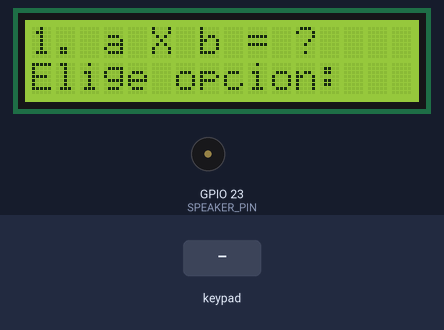
Bench run of a program on a simulated ESP32. Shown: 16×2 character LCD, buzzer (waves = sounding). Inputs (shaded band) come from the test bench. The local clock reads 2024-03-15 10:24:30 at power-on unless the program sets it; random numbers use the default seed unless the program sets one; EEPROM starts erased.

Above: at 1.7 s.
At 2.7 s:
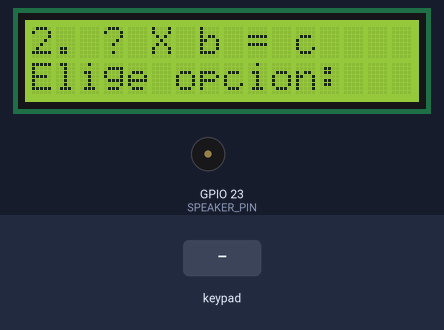
2.8 s: keypad keys 1 9 1 8 5 1 7 * pressed 0.4 s apart
At 7.1 s:
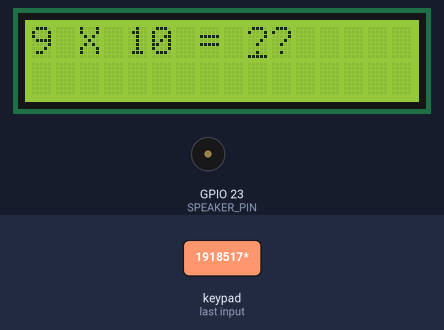
7.5 s: keypad keys 1 9 1 8 5 1 7 pressed 0.4 s apart
At 10.1 s:
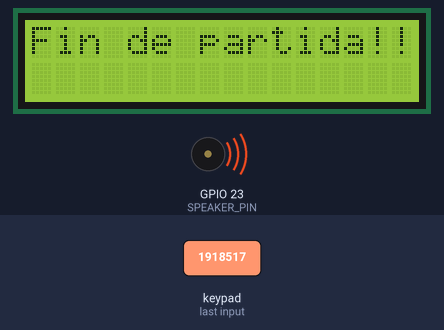
Timing chart, 0 to 18.3 s (numbered marks = the images above; inputs shaded):
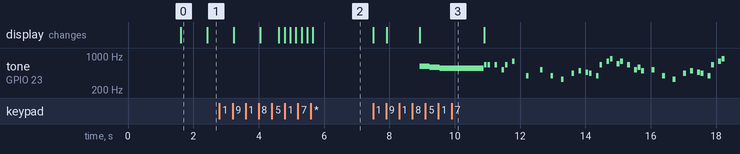

Measured:
- after the input at 7.5 s, tone on GPIO 23 (SPEAKER_PIN): plays 622 Hz for 0.30 s, 587 Hz for 0.30 s, 554 Hz for 1.4 s, 659 Hz for 0.08 s, 659 Hz for 0.08 s, 659 Hz for 0.08 s … (38 notes in this stretch), starting after 1.4 s; the display: first changes at once (image 3 shows a later state)
- what the display in image 0 shows lasts 0.8 s, from 1.6 s to 2.4 s

The program:

main.cpp
```cpp
#include <Arduino.h>
#include <EEPROM.h>
#include <Keypad.h>
#include <LiquidCrystal_I2C.h>
#include <math.h>
#include <pitches.h>

#define DELAY_LCD_MENU    800 // milisegundos
#define MOSTRAR_DATOS     0   // Mostrar/No mostrar datos por si se han generado bien
#define SPEAKER_PIN 23

// define numero de filas
const uint8_t ROWS = 4;
// define numero de columnas
const uint8_t COLS = 4;
// define la distribucion de teclas
char keys[ROWS][COLS] = {
  { '1', '2', '3', 'A' },
  { '4', '5', '6', 'B' },
  { '7', '8', '9', 'C' },
  { '*', '0', '#', 'D' }
};
// pines correspondientes a las filas
uint8_t rowPins[ROWS] = { 19, 18, 5, 17 };
// pines correspondientes a las columnas
uint8_t colPins[COLS] = { 16, 4, 2, 15 };

// crea objeto con los prametros creados previamente
Keypad keypad = Keypad(makeKeymap(keys), rowPins, colPins, ROWS, COLS);

LiquidCrystal_I2C lcd(0x27, 16, 2); // I2C address 0x27, 16 column and 2 rows

/*
* score - puntuación actual
* record
* opcion - opcion del modo de juego 1,2,3,4
*/
int score, record, opcion;

/*
* Estructura con los datos de la operación de la tabla de multiplicar
* donde: a X b = c
*/
typedef struct {
    int a;
    int b;
    int c;
} Operacion;

//Puntero a las operaciones que van a realizarse durante el juego
Operacion *datos;

// total de operaciones a realizar, es un contador
int totalOperaciones;

//Array para almacenar temporalmente las datos del teclado
char datosKeyPad[20];

//Array para almacenar las tablas a practicar
int tablas[9] = {0, 0, 0, 0, 0, 0, 0, 0, 0};

//Direccion de memoria para la EEPROM
int eeAdress = 0;

//Puntero para almacenar los datos de la solución
char *cadena_resultado;

//longitud de la solucion, para poder mostrarla por la pantalla LCD en la posicón deseada
int longitud_total = 0;

String inputPassword = ""; // Almacena la entrada del usuario
String correctPassword = "ABBA"; // La clave correcta para resetear record

void resetRecord(){
    record = 0;
    EEPROM.writeInt(eeAdress, record);
    EEPROM.commit();
}

//Obtenemos el record almacenado en la EEPROM
void initRecord(){
  EEPROM.begin(sizeof(int));
  EEPROM.begin(1024);
  record = EEPROM.readInt(eeAdress);
}

//Iniciar la pantalla LCD
void initLCD(){
  lcd.init(); // initialize the lcd
  lcd.backlight();
  lcd.noCursor();
}

//Iniocializar el buzzer
void initSpeaker(){
  pinMode(SPEAKER_PIN, OUTPUT);
}

//Mensaje de bienvenida
void wellcome(){
  lcd.print("Tablas de");
  lcd.setCursor(0,1);
  lcd.print("multiplicar");
  delay(1500);
}

/*
* metodo para leer desde el teclado
* longitud - indica la cantidad de caracteres que se desean leer
* fin - char para indicar unncaracter de fin de lectura
* rowLCD, colLCD - posición del cursor del LCD para escribir mientras se introducen datos
*
*/
int readKeyPadFromMenu(int longitud, char fin, int rowLCD, int colLCD){
  String clave = "ABBA";
  // Lee continuamente desde el keypad hasta la longitud deseada o caracter de fin
  int contador = 0;
  lcd.setCursor(colLCD, rowLCD);
  lcd.cursor();
  while (true) {
    char caracter = keypad.getKey();

    if (caracter != NO_KEY && (caracter == '1' || caracter == '2' || caracter == '3'
    || caracter == '4' || caracter == '5' || caracter == '6' || caracter == '7' || caracter == '8'
    || caracter == '9' || caracter == '0' || caracter == fin )) {

      lcd.print(caracter);

      datosKeyPad[contador] = caracter;
      contador++;
      if(contador >= longitud || caracter == fin){
        /*if(caracter == fin){
          datosKeyPad[contador] = caracter;
          contador++;
        }*/
        datosKeyPad[contador] = '\0';
        break;
      }
    }

    if (caracter != NO_KEY && (caracter == 'A' || caracter == 'B' || caracter == 'C' || caracter == 'D' )) {
        inputPassword += caracter;
        if(inputPassword.length() >= 4){
          if (inputPassword == correctPassword) {
            resetRecord();
            tone(SPEAKER_PIN, 2000, 200);
          } else{
            tone(SPEAKER_PIN, 500, 200);
          }
          inputPassword = "";
        }
    }
  }
  lcd.noCursor();

  return contador;
}

/*
* Menu principal donde se elige la opcion de juego
*/
void mainMenu() {
    lcd.clear();
    lcd.setCursor(0,1);
    lcd.print("Elige opcion: ");
    //lcd.setCursor(0,0);
    //lcd.print("0.Reset record");
    lcd.setCursor(0,0);
    lcd.print("1. a X b = ?");
    delay(DELAY_LCD_MENU);
    lcd.setCursor(0,0);
    lcd.print("2. ? X b = c");
    delay(DELAY_LCD_MENU);
    lcd.setCursor(0,0);
    lcd.print("3. a X ? = c");
    delay(DELAY_LCD_MENU);
    lcd.setCursor(0,0);
    lcd.print("4. ? X ? = ?");
    readKeyPadFromMenu(1,' ', 1, 13);
    delay(500);
}

/*
* Metodo de inicialización de las variables del juego, conjunto de datos, tablas y puntuación.
*/
void initGame(){
  if(datos) {
    free(datos);
    datos = NULL;
  }

  for (int i = 0; i < 9; i++)
  {
    tablas[i] = 0;
  }

  for (int i = 0; i < 20; i++)
  {
    datosKeyPad[i] = '\0';
  }

  score = 0;
}

/*
* Metodo que comprueba que la opción de juego es correcta la 1,2,3,4
*/
int checkOpcion(char key){
  int opcion = 0;
  switch (key)
  {
  case '1': case '2': case '3': case '4':
      opcion = key - '0';
    break;
  default:
      opcion = 0;
    break;
  }
  return opcion;
}

/*
* Metodo que imprime la solución en caso de que el jugador haya fallado la operación
*/
void imprimirSolucion(int solucion)
{
    lcd.setCursor(0,1);
    lcd.printf("Solucion : %d", solucion);
    delay(1000);
}

/*
* Metodo que ejecuta una melodia si se ha alcanzado un nuevo record
*/
void playRecordMelody() {

int melody[] = {
  NOTE_E5, NOTE_E5, 0, NOTE_E5,
  0, NOTE_C5, NOTE_E5, 0,
  NOTE_G5, 0, 0, 0,
  NOTE_G4, 0, 0, 0,

  NOTE_C5, 0, 0, NOTE_G4,
  0, 0, NOTE_E4, 0,
  0, NOTE_A4, 0, NOTE_B4,
  0, NOTE_AS4, NOTE_A4, 0,

  NOTE_G4, NOTE_E5, 0, NOTE_G5,
  NOTE_A5, 0, NOTE_F5, NOTE_G5,
  0, NOTE_E5, 0, NOTE_C5,
  NOTE_D5, NOTE_B4, 0, 0,

  NOTE_C5, 0, 0, NOTE_G4,
  0, 0, NOTE_E4, 0,
  0, NOTE_A4, 0, NOTE_B4,
  0, NOTE_AS4, NOTE_A4, 0,

  NOTE_G4, NOTE_E5, 0, NOTE_G5,
  NOTE_A5, 0, NOTE_F5, NOTE_G5,
  0, NOTE_E5, 0, NOTE_C5,
  NOTE_D5, NOTE_B4, 0, 0
};

// Duraciones de cada nota (4 significa una negra, 8 significa una corchea, etc.)
int noteDurations[] = {
  12, 12, 12, 12,
  12, 12, 12, 12,
  12, 12, 12, 12,
  12, 12, 12, 12,

  12, 12, 12, 12,
  12, 12, 12, 12,
  12, 12, 12, 12,
  12, 12, 12, 12,

  12, 12, 12, 12,
  12, 12, 12, 12,
  12, 12, 12, 12,
  12, 12, 12, 12,

  12, 12, 12, 12,
  12, 12, 12, 12,
  12, 12, 12, 12,
  12, 12, 12, 12,

  12, 12, 12, 12,
  12, 12, 12, 12,
  12, 12, 12, 12,
  12, 12, 12, 12
};


  for (int thisNote = 0; thisNote < sizeof(melody)/sizeof(melody[0]); thisNote++) {
    // Calcular la duración de la nota
    int noteDuration = 1000 / noteDurations[thisNote];
    tone(SPEAKER_PIN, melody[thisNote], noteDuration);

    // Pausa entre las notas para distinguirlas claramente
    int pauseBetweenNotes = noteDuration * 1.30;
    delay(pauseBetweenNotes);

    // Apagar el buzzer entre las notas
    noTone(SPEAKER_PIN);
  }
}

/*
* Método que muestra la puntuación obtenida tras la partida
* si hay un nuevo record lo guarda en la EEPROM
*/
void displayScore() {
  if(score > record){
    lcd.setCursor(0,1);
    lcd.printf("Record: %d", score);
    record = score;
    EEPROM.writeInt(eeAdress, record);
    EEPROM.commit();
    playRecordMelody();
    //delay(4000);
  }else{
    lcd.setCursor(0,1);
    lcd.printf("Puntos: %d ", score);
    delay(3000);
    lcd.setCursor(0,1);
    lcd.printf("Record: %d", record);
    delay(2000);
  }
}

/*
* Metodo que muestra las tablas de multiplicar 1 al 9 por pantalla e indica que se pulse * para confirmar
* Si se pulsa un numero la tabla es eliminada/mostrada en función si está o no seleccionada.
*/
void seleccionarTablas(){
  while(1){
    int tablasSeleccionadas = 0;
    lcd.clear();
    for (int i = 0; i < 9; i++)
    {
      if(tablas[i] != 0){
        lcd.print(tablas[i]);
        tablasSeleccionadas  = 1;
      }
    }
    if(!tablasSeleccionadas){
      lcd.print("Marque tablas");
    }
    lcd.setCursor(0,1);
    lcd.print("(*) Confirmar");
    //delay(100);

    int longitud = readKeyPadFromMenu(1, '*', 0, 0);

    // Verificar si el carácter '*' está presente
    if (datosKeyPad[0] == '1'
          || datosKeyPad[0] == '2'
          || datosKeyPad[0] == '3'
          || datosKeyPad[0] == '4'
          || datosKeyPad[0] == '5'
          || datosKeyPad[0] == '6'
          || datosKeyPad[0] == '7'
          || datosKeyPad[0] == '8'
          || datosKeyPad[0] == '9') {


        int indice = datosKeyPad[0] - '0';
        //Cada vez que se pulsa un nuemro del teclado eliminamos esa tabla de la lista
        //seteando ese elemento a 0. Si se vuelve a pulsar el mismo número volvemos a poner el valor
        //correcto en el indice del array de tablas.
        if(tablas[indice-1] == 0){
          tablas[indice-1] = indice;
        }else{
          tablas[indice-1] = 0;
        }
    } else if(datosKeyPad[0] == '*'){
      //Pulsando el *, el juego comienza con las tablas mostradas en la pantalla
      //que han sido seleccionadas
      int algunaTabla = 0;

      //En este for se comprueba que al menos una tabla esté seleccionada en
      //caso contrario se vuelven a mostrar todas
      for (int i = 0; i < 9; i++)
      {
        if(tablas[i] != 0){
          algunaTabla++;
        }
      }
      if (algunaTabla)
      {
        break;
      }
    } else{
      for (int i = 0; i < 9; i++)
      {
        tablas[i]=i+1;
      }
    }
  }
}


/*
* En este metodo se inicializa un puntero a un conjunto de estructuras de tipo Operación
* con los datos selecionados en el array tablas
*/
void inicializarTablas(int tablas[], int tamanio){

    int contador = 0;
    for (int i = 0; i < 9; i++)
    {
        if (tablas[i] != 0)
        {
            contador++;
        }
    }

    totalOperaciones = 10 * contador;
    datos = (Operacion *) malloc(totalOperaciones * sizeof(Operacion));

    int desplazamiento = 0;
    for (int i = 0; i < 9; i++)
    {
        if (tablas[i] != 0)
        {
          for (int j = 0; j < 10; j++)
          {

            datos[j+(desplazamiento*10)].a = tablas[i];
            datos[j+(desplazamiento*10)].b = j + 1;
            datos[j+(desplazamiento*10)].c = tablas[i] * (j + 1);
          }
          desplazamiento++;
        }
    }
}

/*
* Metodo auxiliar para imprimir el conjunto de datos, para comprobar que se han generado correctamente
*/
void printData(){
  if(MOSTRAR_DATOS){
    for (int i = 0; i < totalOperaciones; i++) {
      lcd.clear();
      lcd.printf("%d x %d = %d\n", datos[i].a, datos[i].b, datos[i].c);
      delay(500);
    }
  }
}

/*
* Metodo que genera un numero aleatorio entre 1 y el total de operaciones que restan por mostrar (totalOperaciones)
* este numero aleatorio representa la posicion del elemento dentro del array
*/
int generarOperacionAleatoria(){
    srand(time(NULL));
    int random = (rand() % totalOperaciones);
    return random;
}

/*
* Metodo que eliminar un elemento del array de datos del conjunto de operaciones por la posicion dada
* La posicion es el numero aleatorio generado para selecionar la Operacion a realizar.
* Cada Operacion acertada se reduce el array y por lo tanto totalOperaciones se decrementa en una unidad
* para la generación del siguiente número aleatorio.
*/
void eliminarElemento(int posicion) {
    // Verificar si la posición es válida
    if (posicion < 0 || posicion >= totalOperaciones) {
        printf("Posición inválida\n");
        return;
    }

    // Mover los elementos posteriores a la posición una posición hacia la izquierda
    for (int i = posicion; i < totalOperaciones - 1; i++) {
        datos[i] = datos[i + 1];
    }

    // Reducir el tamaño del array
    totalOperaciones--;
}

/*
* Metodo para conocer la longitud del resultado esperado, se usa para poder conocer cuantos simbolos ?
* mostrar como pista al jugador
*/
int longitudNumero(int numero){
  return floor(log10(abs(numero)) + 1);
}

/*
* metodo que genera un array con la cantidad de simbolos ? que se pasen por parámetro(longitud)
*/
char* cadenaResultado(int longitud){
  char* cadena = (char*)malloc((longitud + 1) * sizeof(char));
  memset(cadena, '?', longitud);
  cadena[longitud] = '\0';
  return cadena;
}

/*
* Metodo que interpreta melodia cuando hay acierto
*/
void playLevelUpSound() {
  tone(SPEAKER_PIN, NOTE_E4);
  delay(150);
  tone(SPEAKER_PIN, NOTE_G4);
  delay(150);
  tone(SPEAKER_PIN, NOTE_E5);
  delay(150);
  tone(SPEAKER_PIN, NOTE_C5);
  delay(150);
  tone(SPEAKER_PIN, NOTE_D5);
  delay(150);
  tone(SPEAKER_PIN, NOTE_G5);
  delay(150);
  noTone(SPEAKER_PIN);
}


/*
* Metodo que mostrará la jugada correspondiente al numero aleatorio generado, que representa la posición de la
* Operacion a realizar dentro del array
* devuelve 1 o 0 si se ha acertado o no.
*/
int mostrarJugada(int posicion){

    int respuesta;
    //Operacion selecionada aleatoriamente
    Operacion o = datos[posicion];

    srand(time(NULL));

    //Tipo de jugada sera 1,2,3 .
    //Si el usuario seleciona el 4 en cada jugada se genera un numero aleatorio entre 1 y 3
    int tipoJugada = (opcion != 4) ? opcion : (rand()%3 +1);

    int acierto = 0;

    lcd.clear();

    //Variables para concer la posición del cursor(LCD) para mostrar los resultados
    int longitud_a = longitudNumero(o.a);
    int longitud_b = longitudNumero(o.b);
    int longitud_c = longitudNumero(o.c);
    int solucion;

    switch (tipoJugada)
    {
        case 1:
                solucion = o.c;
                cadena_resultado = cadenaResultado(longitud_c);
                lcd.printf("%d X %d = %s", o.a, o.b, cadena_resultado);
                longitud_total = longitud_a + longitud_b + longitud_c + 6;
                readKeyPadFromMenu(longitud_c, ' ', 0, longitud_total-longitud_c);
                respuesta = atoi(datosKeyPad);
                acierto = (o.c == respuesta) ? 1 : 0;
            break;
        case 2:
                solucion = o.a;
                cadena_resultado = cadenaResultado(longitud_a);
                lcd.printf("%s X %d = %d", cadena_resultado, o.b, o.c);
                readKeyPadFromMenu(longitud_a, ' ', 0, 0);
                respuesta = atoi(datosKeyPad);
                acierto = (o.a == respuesta) ? 1 : 0;
            break;
        case 3:
                solucion = o.b;
                cadena_resultado = cadenaResultado(longitud_b);
                lcd.printf("%d X %s = %d\n", o.a, cadena_resultado, o.c);
                longitud_total = longitud_a + 3;
                readKeyPadFromMenu(longitud_b, ' ', 0, longitud_total);
                respuesta = atoi(datosKeyPad);
                acierto = (o.b == respuesta) ? 1 : 0;
            break;
        default:
            break;
    }

    //Si falla el jugador se le meuestra la solucion
    if(!acierto){
        imprimirSolucion(solucion);
    }

    return acierto;
}

/*
* Método que imprime el mensaje de fin de partida y ejecuta un una melodia
* Mestra la puntuación obtenida e inicializa la puntuacion a 0.
*/
void fin_de_partida(int perdida) {
  lcd.clear();
  lcd.print("Fin de partida!!");

  // Play a Wah-Wah-Wah-Wah sound
  if(perdida){
    tone(SPEAKER_PIN, NOTE_DS5);
    delay(300);
    tone(SPEAKER_PIN, NOTE_D5);
    delay(300);
    tone(SPEAKER_PIN, NOTE_CS5);
    delay(300);
    for (byte i = 0; i < 10; i++) {
      for (int pitch = -10; pitch <= 10; pitch++) {
        tone(SPEAKER_PIN, NOTE_C5 + pitch);
        delay(5);
      }
    }
    noTone(SPEAKER_PIN);
  }

  displayScore();
  score = 0;
  delay(500);
}

/*
* Método que realiza cada una de las jugadas
*/
void jugar(){
  while (1)
    {
        //genera una opracion aletario por la posición de los datos dentro del array
        int posicion = generarOperacionAleatoria();
        //Se muestra la jugada y se comprueba si se ha acertado o no
        //Si acierta eliminamos esa operación para que no vuelva a aparecer incrementamos la puntuación
        //Si no acierta fin de partida. También acaba la partida si no hay más operaciones a realizar.
        if (mostrarJugada(posicion))
        {
            playLevelUpSound();
            eliminarElemento(posicion);
            score++;
        } else {
          fin_de_partida(1);
          break;
        }
        printData();
        if(totalOperaciones <= 0){
          fin_de_partida(0);
          break;
        }
    }
    opcion = 0;
}

void setup(){
  Serial.begin(11600);
  initRecord();
  initLCD();
  initSpeaker();
  wellcome();
}

void loop(){
  //Inicializamos las variables del juego
  initGame();
  //Mostramos las opciones del juego
  mainMenu();

  char key = datosKeyPad[0];
  opcion = checkOpcion(key);
  //Si la opción es correcta , selecionamos las tablas para jugar e inicializamos la partida.
  if(opcion > 0 && opcion < 5){
    seleccionarTablas();
    inicializarTablas(tablas, 10);
    printData();
    jugar();
  }
}
```

Source omitted: pitches.h (2062 bytes)
